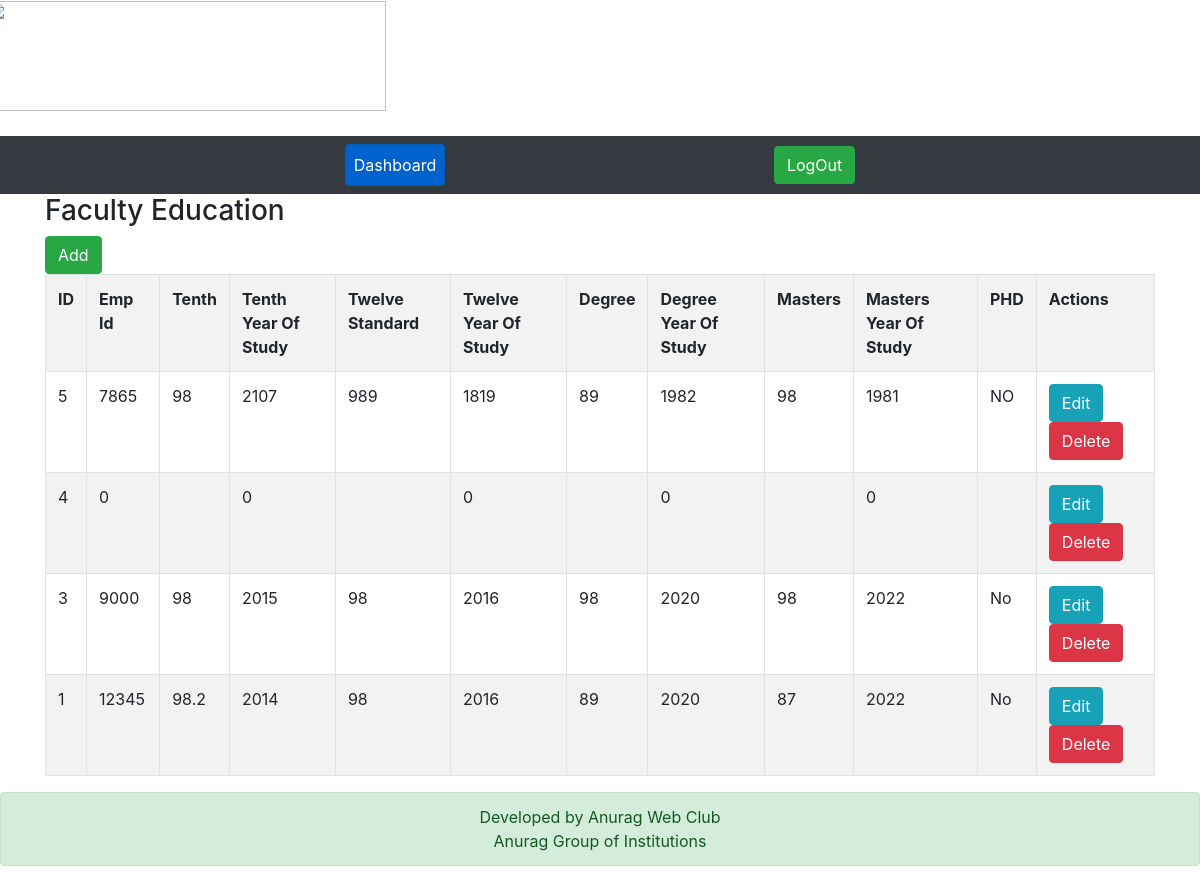
Page /index.php/faculty_education on the earlier database version.
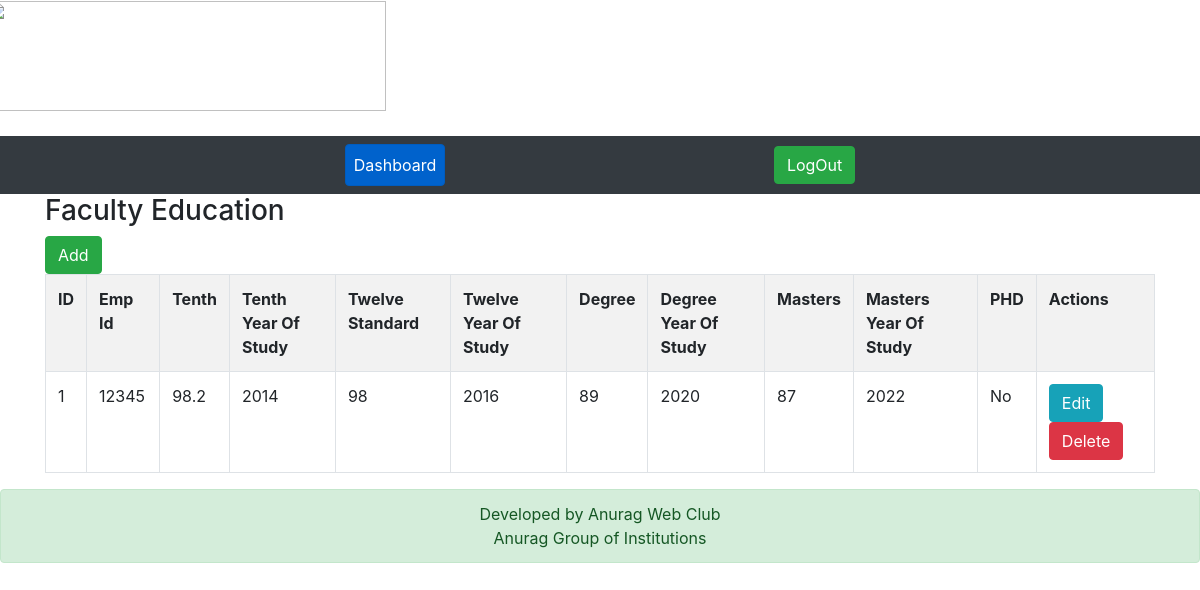
Same page on the later database version.
### tables this page shows
CREATE TABLE IF NOT EXISTS `faculty_education` (
  `id` int(11) NOT NULL AUTO_INCREMENT,
  `emp_id` int(11) NOT NULL,
  `Tenth` varchar(10) NOT NULL,
  `tenth_year_of_study` int(11) NOT NULL,
  `twelve_standard` varchar(10) NOT NULL,
  `twelve_year_of_study` int(11) NOT NULL,
  `degree` varchar(10) NOT NULL,
  `degree_year_of_study` int(11) NOT NULL,
  `masters` varchar(10) NOT NULL,
  `masters_year_of_study` int(11) NOT NULL,
  `PHD` varchar(4) NOT NULL,
  PRIMARY KEY (`id`)
);

### application/controllers/Faculty_education.php (called while the page is built, shortened)
<?php
class Faculty_education extends CI_Controller{
    function __construct()
    {
        $this->load->model('Faculty_education_model');
    }
    function index()
    {
        $data['faculty_education'] = $this->Faculty_education_model->get_all_faculty_education();
        $data['heading'] = 'Faculty Education';
        $data['_view'] = 'faculty_education/index';
        $this->load->view('layouts/main',$data);
    }
}

### index.php (called while the page is built, shortened)
<?php
require_once BASEPATH.'core/CodeIgniter.php';

### application/models/Faculty_education_model.php (called while the page is built, shortened)
<?php
class Faculty_education_model extends CI_Model
{
    function get_all_faculty_education()
    {
        $this->db->order_by('id', 'desc');
        return $this->db->get('faculty_education')->result_array();
    }
}

### application/views/faculty_education/index.php (the view)
<div class="pull-right">
	<a href="<?php echo site_url('faculty_education/add'); ?>" class="btn btn-success">Add</a>
</div>
<table class="table table-striped table-bordered">
    <tr>
		<th>ID</th>
		<th>Emp Id</th>
		<th>Tenth</th>
		<th>Tenth Year Of Study</th>
		<th>Twelve Standard</th>
		<th>Twelve Year Of Study</th>
		<th>Degree</th>
		<th>Degree Year Of Study</th>
		<th>Masters</th>
		<th>Masters Year Of Study</th>
		<th>PHD</th>
		<th>Actions</th>
    </tr>
	<?php foreach($faculty_education as $f){ ?>
    <tr>
		<td><?php echo $f['id']; ?></td>
		<td><?php echo $f['emp_id']; ?></td>
		<td><?php echo $f['Tenth']; ?></td>
		<td><?php echo $f['tenth_year_of_study']; ?></td>
		<td><?php echo $f['twelve_standard']; ?></td>
		<td><?php echo $f['twelve_year_of_study']; ?></td>
		<td><?php echo $f['degree']; ?></td>
		<td><?php echo $f['degree_year_of_study']; ?></td>
		<td><?php echo $f['masters']; ?></td>
		<td><?php echo $f['masters_year_of_study']; ?></td>
		<td><?php echo $f['PHD']; ?></td>
		<td>
            <a href="<?php echo site_url('faculty_education/edit/'.$f['id']); ?>" class="btn btn-info btn-xs">Edit</a>
            <a href="<?php echo site_url('faculty_education/remove/'.$f['id']); ?>" class="btn btn-danger btn-xs">Delete</a>
        </td>
    </tr>
	<?php } ?>
</table>

### application/views/layouts/main.php (shortened to what this page needs)
<!doctype html>
<html lang="en">
  <head>
	<link rel="stylesheet" href="https://stackpath.bootstrapcdn.com/bootstrap/4.3.1/css/bootstrap.min.css">
		<link rel="stylesheet" href="https://cdn.datatables.net/1.10.19/css/jquery.dataTables.min.css">
</head>
  <body>
  <div class="row"><img style="margin : 1px 1px 1px;float : left;" height="110" width="400" src="https://anurag.edu.in/wp-content/themes/appply/images/logo.png"
</div>
</div></br>
	  <header>
			<nav class="navbar navbar-expand navbar-light bg-dark navbar-dark">
				<div class="nav navbar-nav mx-auto">
					<a class="nav-item nav-link active btn btn-outline btn-primary" role="button" href="<?php echo site_url('Dashboard/index2'); ?>">Dashboard <span class="sr-only">(current)</span></a>
				</div>
				<div class="nav navbar-nav mr-auto">
				<a href="<?php echo site_url('user/user_logout'); ?>" class="btn btn-success float-right">LogOut</a>
				</div>
			</nav>
	  </header>
	<main>
		<div class="container">
		<h3><?php	if(isset($heading))	echo $heading ?></h3>
		<?php	if(isset($_view) && $_view)
			$this->load->view($_view);
		?>
		</div>
		<div class="alert alert-success center">
    <center>
<?php
echo "Developed by Anurag Web Club";
?>
<?php
echo "Anurag Group of Institutions";
?>
</center>
	</main>
  </body>
</html>

Differences in the rows shown:
removed faculty_education: id "5", emp "7865", Tenth "98", tenth_year_of_study "2107", twelve_standard "989", twelve_year_of_study "1819", degree "89", degree_year_of_study "1982", masters "98", masters_year_of_study "1981", PHD "NO"
removed faculty_education: id "4", emp "0", tenth_year_of_study "0", twelve_year_of_study "0", degree_year_of_study "0", masters_year_of_study "0"
removed faculty_education: id "3", emp "9000", Tenth "98", tenth_year_of_study "2015", twelve_standard "98", twelve_year_of_study "2016", degree "98", degree_year_of_study "2020", masters "98", masters_year_of_study "2022", PHD "No"
